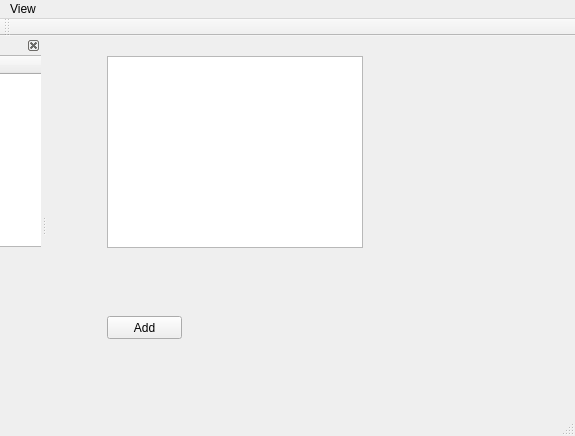
<?xml version="1.0" encoding="UTF-8"?>
<ui version="4.0">
 <class>MainWindow</class>
 <widget class="QMainWindow" name="MainWindow">
  <property name="geometry">
   <rect>
    <x>0</x>
    <y>0</y>
    <width>575</width>
    <height>436</height>
   </rect>
  </property>
  <property name="windowTitle">
   <string>MainWindow</string>
  </property>
  <widget class="QWidget" name="centralWidget">
   <widget class="QTableView" name="tableView">
    <property name="geometry">
     <rect>
      <x>60</x>
      <y>20</y>
      <width>256</width>
      <height>192</height>
     </rect>
    </property>
   </widget>
   <widget class="QPushButton" name="pushButton">
    <property name="geometry">
     <rect>
      <x>60</x>
      <y>280</y>
      <width>75</width>
      <height>23</height>
     </rect>
    </property>
    <property name="text">
     <string>Add</string>
    </property>
   </widget>
  </widget>
  <widget class="QMenuBar" name="menuBar">
   <property name="geometry">
    <rect>
     <x>0</x>
     <y>0</y>
     <width>575</width>
     <height>23</height>
    </rect>
   </property>
   <widget class="QMenu" name="menuView">
    <property name="title">
     <string>View</string>
    </property>
    <addaction name="actionDock"/>
   </widget>
   <addaction name="menuView"/>
  </widget>
  <widget class="QToolBar" name="mainToolBar">
   <attribute name="toolBarArea">
    <enum>TopToolBarArea</enum>
   </attribute>
   <attribute name="toolBarBreak">
    <bool>false</bool>
   </attribute>
  </widget>
  <widget class="QStatusBar" name="statusBar"/>
  <widget class="QDockWidget" name="dockWidget">
   <property name="features">
    <set>QDockWidget::DockWidgetClosable</set>
   </property>
   <property name="allowedAreas">
    <set>Qt::LeftDockWidgetArea</set>
   </property>
   <attribute name="dockWidgetArea">
    <number>1</number>
   </attribute>
   <widget class="QWidget" name="dockWidgetContents">
    <widget class="QTreeWidget" name="treeWidget">
     <property name="geometry">
      <rect>
       <x>-70</x>
       <y>0</y>
       <width>256</width>
       <height>192</height>
      </rect>
     </property>
     <column>
      <property name="text">
       <string notr="true">1</string>
      </property>
     </column>
    </widget>
   </widget>
  </widget>
  <action name="actionDock">
   <property name="checkable">
    <bool>true</bool>
   </property>
   <property name="checked">
    <bool>true</bool>
   </property>
   <property name="text">
    <string>Dock</string>
   </property>
  </action>
 </widget>
 <layoutdefault spacing="6" margin="11"/>
 <resources/>
 <connections/>
</ui>
